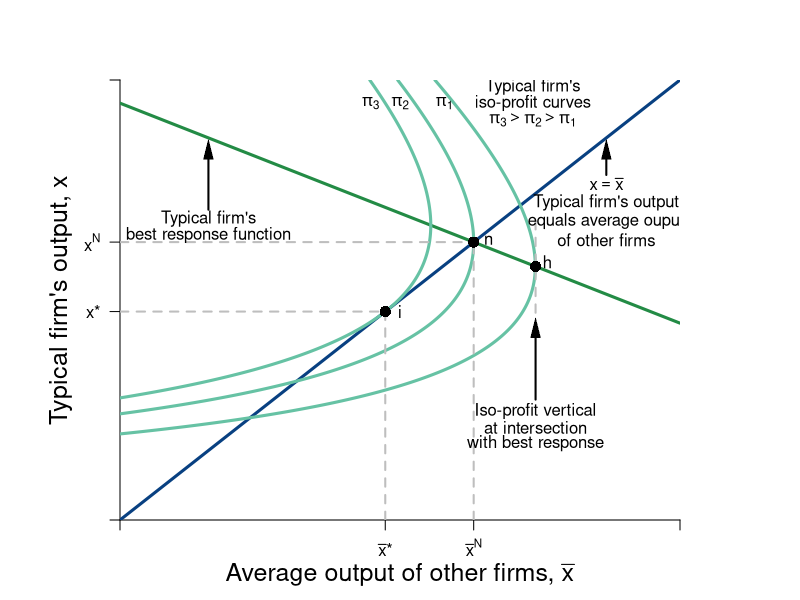

The R script that drew this image:
require(shape)
pdf(file = "competitionmarkets/competition_average_2_check.pdf", width = 9, height = 7)

#Set parameters for graphics
axislabelsize <- 1.5
graphlinewidth <- 3
segmentlinewidth <- 2

COL <- c("#7fc97f", "#beaed4", "#fdc086", "#ffff99", "#386cb0", "#f0027f", "#bf5b17", "#666666")
COLA <- c("#99d8c9","#66c2a4","#41ae76", "#238b45", "#005824")
COLB <- c("#4eb3d3", "#2b8cbe", "#0868ac","#084081")

par(mar =  c(4, 6, 4, 6))

piA <- function(xbar, x, s = 0.5, pmax = 20, c1 = 2, n = 2) {
  (pmax - s*(n - 1)*xbar)*x - s*(x)^2 - c1*x
}

brfA <- function(xbar, s = 0.5, pmax = 20, c1 = 2, n = 2) {
  (pmax - c1)/(2*s) - ((n-1)/(2))*xbar
}

Equal45 <- function(xbar, slope = 1){
  slope*xbar
}



xlims <- c(0, 19)
ylims <- c(0, 19)

npts <- 501 
x <- seq(xlims[1], xlims[2], length.out = npts)
y <- seq(ylims[1], ylims[2], length.out = npts) 
#a <- c(30, 35, 40)
a <- c(60, 72, 81)


plot(0, 0, xlim = xlims, ylim = ylims, type = "n",
     xlab = expression(paste("")),
     ylab = expression(paste("")), 
     xaxt = "n", 
     yaxt = "n", 
     cex.lab = axislabelsize, 
     bty = "n",
     xaxs="i", 
     yaxs="i")

# ticksy <- seq(from = 0, to = ylims[2], by = 2)
# ylabels <- seq(from = 0, to = ylims[2], by = 2)
# ticksx <- seq(from = 0, to = xlims[2], by = 2)
# xlabels <- seq(from = 0, to = xlims[2], by = 2)
ticksy <- c(0, 9, 12, ylims[2])
ylabels <- c(NA, expression(paste(x,"*")), expression(paste(x^N)), NA)
ticksx <- c(0, 9, 12, xlims[2])
xlabels <- c(NA, expression(paste(bar(x),"*")), expression(paste(bar(x)^{N})), NA)


axis(1, at = ticksx, pos = 0, labels = xlabels)
axis(2, at = ticksy, pos = 0, labels = ylabels, las = 1)

npts <- 500 
xx1 <- seq(xlims[1], xlims[2], length.out = npts)

lines(xx1, brfA(xx1, s = 0.5, pmax = 20, c1 = 2, n = 2), col = COLA[4], lwd = graphlinewidth)
lines(xx1, Equal45(xx1, slope = 1), col = COLB[4], lwd = graphlinewidth)

contour(x, y,
        outer(x, y, piA),
        #labels = c("v1", "v2", "v3"),
        drawlabels = FALSE,
        col = COLA[2],
        #xlab = expression(paste("A's Apples, ", x)),
        #ylab = expression(paste("A's Oranges, ", y)),
        #cex.lab = axislabelsize,
        lwd = graphlinewidth,
        levels = a,
        xaxs="i",
        yaxs="i",
        add = TRUE)

mtext(expression(paste("Average output of other firms, ", bar(x))), side=1, line = 2.5, cex = axislabelsize)
text(-2, 0.5*ylims[2], expression(paste("Typical firm's output, ", x)), xpd = TRUE, cex = axislabelsize, srt = 90) 




#Add arrows:
#arrows(-0.8, 10, -0.8, 14, xpd = TRUE, length=0.1,angle=40,lwd=3)
#arrows(6.2, -1.7, 9, -1.7, xpd = TRUE, length=0.1,angle=40,lwd=3)

# segments(0, 6, 6, 6, lty = 2, col = "gray" , lwd = segmentlinewidth)
# segments(6, 0, 6, 8, lty = 2, col = "gray" , lwd = segmentlinewidth)
# points(6, 6, pch = 16, col = "black", cex = 1.5)
# text(6.2, 6, expression(paste(n)))

segments(0, 9, 9, 9, lty = 2, col = "gray" , lwd = segmentlinewidth)
segments(9, 0, 9, 9, lty = 2, col = "gray" , lwd = segmentlinewidth)
points(9, 9, pch = 16, col = "black", cex = 1.5)
text(9.5, 9, expression(paste("i")))
#segments(0, 4, 7, 4, lty = 2, col = "gray" , lwd = segmentlinewidth)
segments(12, 0, 12, 12, lty = 2, col = "gray" , lwd = segmentlinewidth)
segments(0, 12, 12, 12, lty = 2, col = "gray" , lwd = segmentlinewidth)
points(12, 12, pch = 16, col = "black", cex = 1.5)
text(12.5, 12.1, expression(paste("n")))


text(14.5, brfA(xbar = 14.1) + 0.2, expression(paste("h")))
segments(14.1, brfA(xbar = 14.1) - 2, 14.1, brfA(xbar = 14.1) + 2, lty = 2, col = "gray" , lwd = segmentlinewidth)
points(14.1, brfA(xbar = 14.1), pch = 16, col = "black", cex = 1.5)

text(14.1, 4.7, expression(paste("Iso-profit vertical")))
text(14.1, 4, expression(paste("at intersection")))
text(14.1, 3.3, expression(paste("with best response")))
Arrows(14.1, 5.2, 14.1, 8.3, col = "black", lty = 1, lwd = 2, arr.type = "triangle", arr.lwd = 0.5)

Arrows(16.5, 14.9, 16.5, 16, col = "black", lty = 1, lwd = 2, arr.type = "triangle", arr.lwd = 0.5)
text(16.5, 14.5, expression(paste(x == bar(x))))
text(16.5, 13.7, expression(paste("Typical firm's output")))
text(16.5, 12.9, expression(paste("equals average ouput")))
text(16.5, 12.1, expression(paste("of other firms")))


text(3, 13, expression(paste("Typical firm's")))
text(3, 12.3, expression(paste("best response function")))
Arrows(3, 13.4, 3, 16, col = "black", lty = 1, lwd = 2, arr.type = "triangle", arr.lwd = 0.5)


#Label the iso-welfare functions for the HG, Aisha
text(11, 18, expression(pi[1]))
text(9.5, 18, expression(pi[2]))
text(8.5, 18, expression(pi[3]))

text(14, 18.7, expression("Typical firm's"))
text(14, 18, expression("iso-profit curves"))
text(14, 17.3, expression(paste(pi[3] > pi[2], phantom() > pi[1])))
#text(6.6, 8.3, expression(u[4]^A))

#Label the indifference curves for the HG, Betty
# text(8.9, 19, expression(pi[1]^B))
# text(7.9, 19, expression(pi[2]^B))
# text(7, 19, expression(pi[3]^B))
#text(3.4, 6.9, expression(v[4]^B))

# #Label Nash Equilibrium 
# segments(0, 12, 12, 12, lty = 2, col = "gray" , lwd = segmentlinewidth)
# segments(12, 0, 12, 12, lty = 2, col = "gray" , lwd = segmentlinewidth)



#B's brf
text(7, 30, expression(paste("A's best response")))
text(7, 29, expression(paste("function")))
Arrows(7, 28.2, 7, 23.5, col = "black", lty = 1, lwd = 2, arr.type = "triangle", arr.lwd = 0.5)


dev.off()
